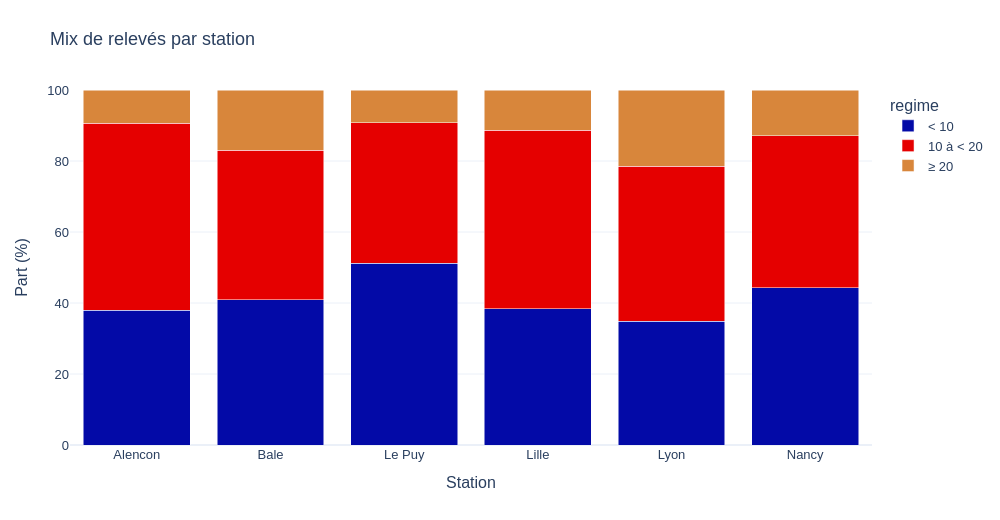

Notebook code for this chart:
### Markdown cell above
### <b><div style='padding:15px;background-color:#d8dcd6;color:#030aa7;font-size:120%;text-align: left'>Plotly</div></b>

### Code cell
ID_GRAPHIQUE = '05_03'
BIBLIOTHEQUE = 'plotly'
a=parts.rename_axis('Station').reset_index().melt(id_vars='Station',var_name='regime',value_name='part')
fig=px.bar(a,x='Station',y='part',color='regime',barmode='stack',category_orders={'Station':stations,'regime':regimes},labels={'part':'Part (%)'})
fig.update_yaxes(range=[0,100]);montrer_plotly(fig,'Mix de relevés par station')

### Figure 1 — Plotly figure (JSON) as saved in the notebook; plotly's stock layout.template omitted (floating-point values rounded to 4 significant figures)
{"data": [{"hovertemplate": "regime=< 10<br>Station=%{x}<br>Part (%)=%{y}<extra></extra>", "legendgroup": "< 10", "marker": {"color": "#030aa7", "pattern": {"shape": ""}}, "name": "< 10", "orientation": "v", "showlegend": true, "textposition": "auto", "type": "bar", "x": ["Alencon", "Bale", "Le Puy", "Lille", "Lyon", "Nancy"], "xaxis": "x", "y": [38.03, 40.93, 51.14, 38.33, 34.85, 44.35], "yaxis": "y"}, {"hovertemplate": "regime=10 à < 20<br>Station=%{x}<br>Part (%)=%{y}<extra></extra>", "legendgroup": "10 à < 20", "marker": {"color": "#e50000", "pattern": {"shape": ""}}, "name": "10 à < 20", "orientation": "v", "showlegend": true, "textposition": "auto", "type": "bar", "x": ["Alencon", "Bale", "Le Puy", "Lille", "Lyon", "Nancy"], "xaxis": "x", "y": [52.55, 42.13, 39.56, 50.36, 43.63, 42.74], "yaxis": "y"}, {"hovertemplate": "regime=≥ 20<br>Station=%{x}<br>Part (%)=%{y}<extra></extra>", "legendgroup": "≥ 20", "marker": {"color": "#d8863b", "pattern": {"shape": ""}}, "name": "≥ 20", "orientation": "v", "showlegend": true, "textposition": "auto", "type": "bar", "x": ["Alencon", "Bale", "Le Puy", "Lille", "Lyon", "Nancy"], "xaxis": "x", "y": [9.429, 16.95, 9.293, 11.31, 21.52, 12.91], "yaxis": "y"}], "layout": {"barmode": "stack", "font": {"family": "Arial", "size": 13}, "height": 520, "legend": {"title": {"text": "regime"}, "tracegroupgap": 0}, "margin": {"b": 75, "l": 70, "r": 45, "t": 90}, "title": {"text": "Mix de relevés par station"}, "width": 1000, "xaxis": {"anchor": "y", "categoryarray": ["Alencon", "Bale", "Le Puy", "Lille", "Lyon", "Nancy"], "categoryorder": "array", "domain": [0, 1], "title": {"text": "Station"}}, "yaxis": {"anchor": "x", "domain": [0, 1], "range": [0, 100], "title": {"text": "Part (%)"}}}}
